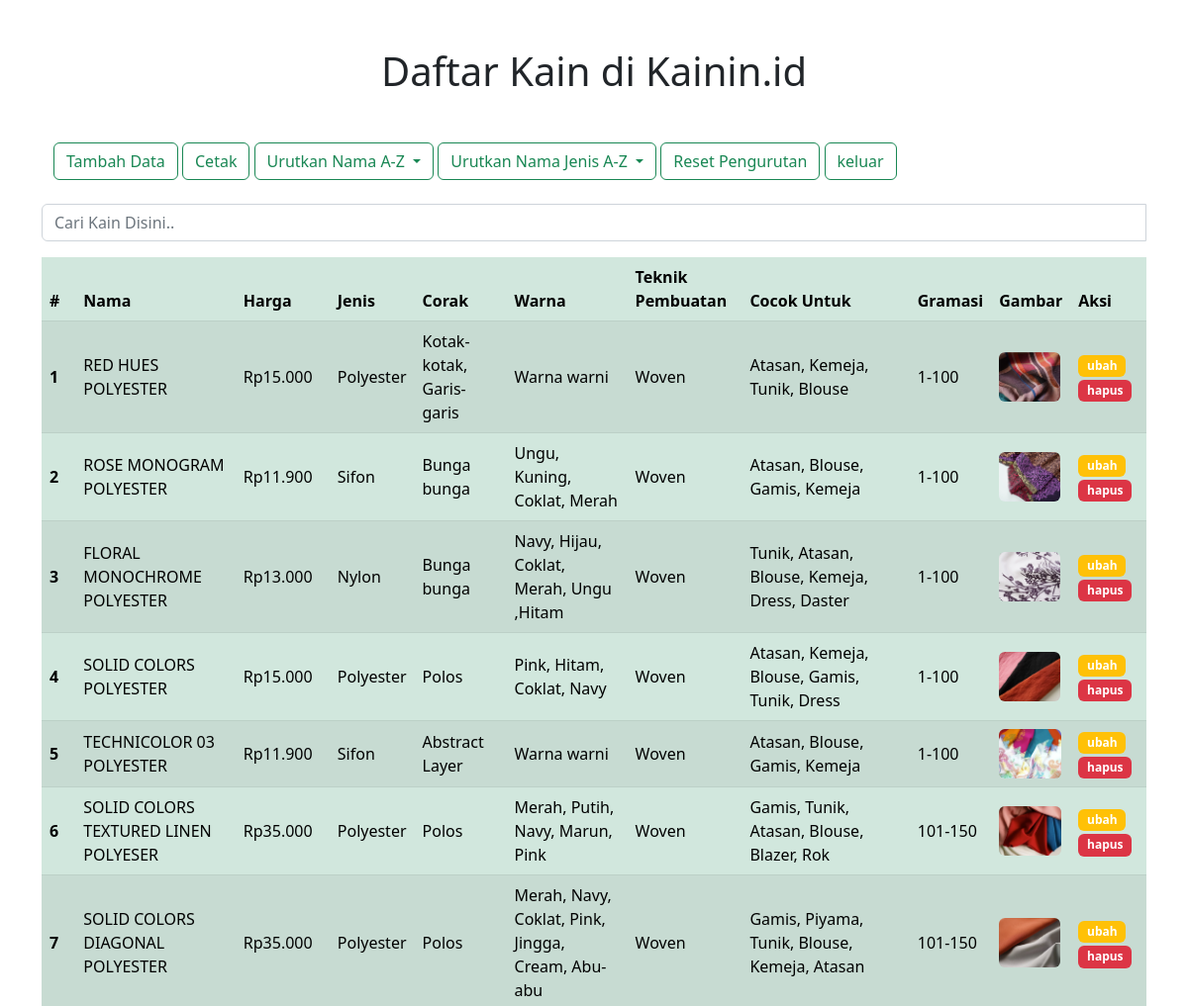
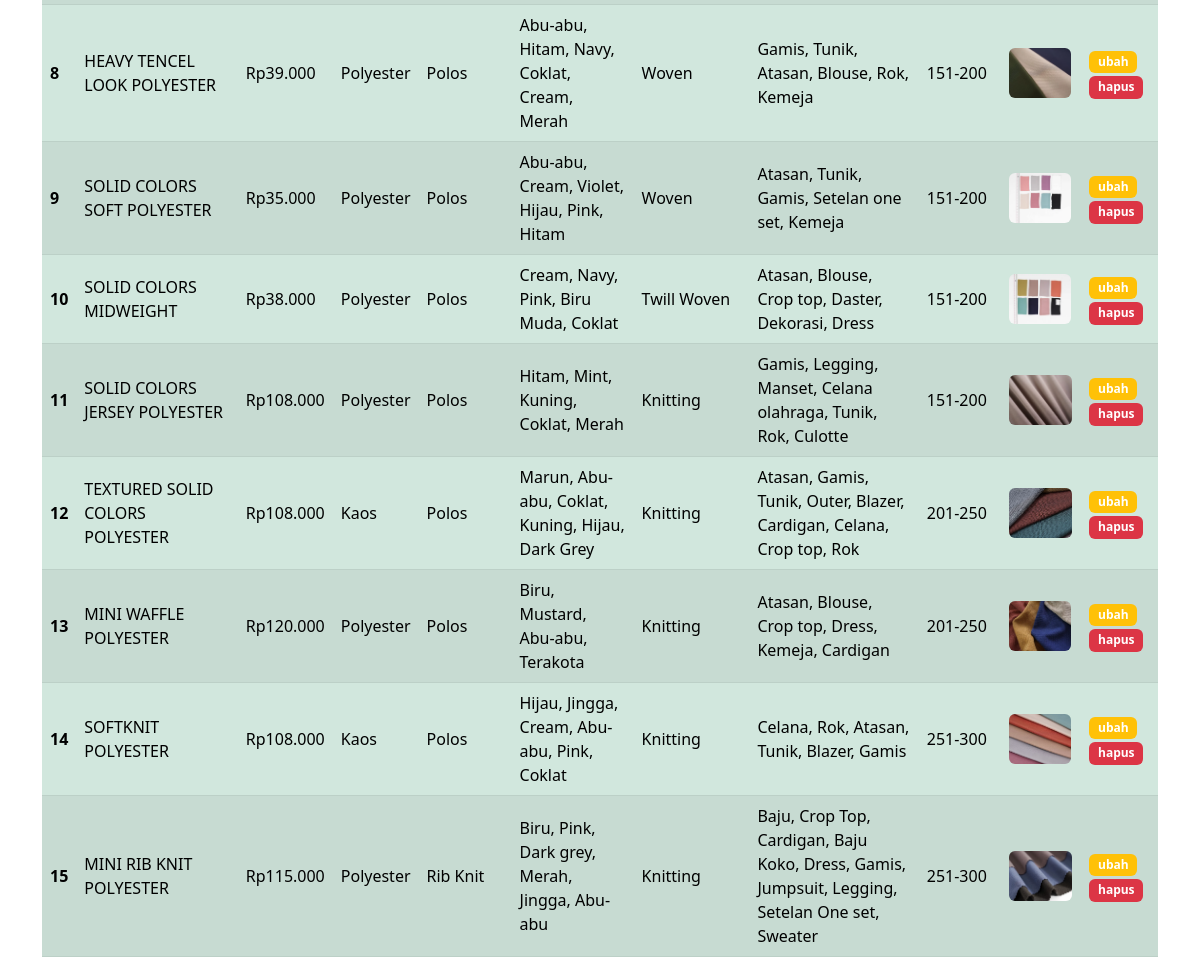
/admin/admin.php, run on the app's committed database (2 pictures, top to bottom).
### tables this page shows
CREATE TABLE `kain` (
  `id` int(11) NOT NULL,
  `nama` varchar(255) NOT NULL,
  `harga` char(25) NOT NULL,
  `jenis` varchar(255) NOT NULL,
  `corak` varchar(255) NOT NULL,
  `warna` varchar(255) NOT NULL,
  `teknik_pembuatan` varchar(255) NOT NULL,
  `cocok_untuk` varchar(255) NOT NULL,
  `gramasi` char(8) NOT NULL,
  `gambar` varchar(255) NOT NULL
);

### admin/functions.php (called while the page is built, shortened)
<?php
function koneksi() {
    $conn = mysqli_connect('localhost', 'root', 'root', 'tubes') or die('Koneksi ke DB GAGAL!');
    return $conn;
}
function query($query) {
    $conn = koneksi();
    $result = mysqli_query($conn, $query) or die(mysqli_error($conn));
    $rows = [];
    while($row = mysqli_fetch_assoc($result)) {
    $rows[] = $row;
  }
  return $rows;
}

### admin/admin.php (the view, shortened to what this page needs)
<?php
require 'functions.php';
$kain = query("SELECT * FROM kain");
?>
<!doctype html>
<html lang="en">
  <head>
    <link href="https://cdn.jsdelivr.net/npm/bootstrap@5.2.0-beta1/dist/css/bootstrap.min.css" rel="stylesheet">
  </head>
  <body>
  <div class="container mt-5">
  <div class="container mt-5">
      <h1 class="text-center mt-5 mb-5">Daftar Kain di Kainin.id</h1>
      <form action="" method="GET">
      <a href="tambah.php"  class="btn btn-outline-success tambah">Tambah Data</a>
      <a href="../print/cetak.php" target="_blank" class="btn btn-outline-success">Cetak</a>
      <div class="btn-group" role="group">
          <button id="btnGroupDrop1" type="button" class="btn btn-outline-success dropdown-toggle" data-bs-toggle="dropdown" aria-expanded="false">
            Urutkan Nama A-Z
          </button>
        </div>
      <div class="btn-group" role="group">
          <button id="btnGroupDrop1" type="button" class="btn btn-outline-success dropdown-toggle" data-bs-toggle="dropdown" aria-expanded="false">
            Urutkan Nama Jenis A-Z
          </button>
        </div>
        <a href="admin.php" class="btn btn-outline-success" type="submit">Reset Pengurutan</a>
        <a class="btn btn-outline-success logout" href="../logout.php">keluar</a>
      </div>
      <form action="" method="POST" class="mt-4 form-cari">
        <div class="input-group mb-3">
          <input type="text" class="form-control" name="keyword" placeholder="Cari Kain Disini.." autocomplete="off" id="keyword">
        </div>
      </form>
      <div id="container">
  <table class="table table-success table-striped">
  <thead>
    <tr>
      <th scope="col">#</th>
      <th scope="col">Nama</th>
      <th scope="col">Harga</th>
      <th scope="col">Jenis</th>
      <th scope="col">Corak</th>
      <th scope="col">Warna</th>
      <th scope="col">Teknik Pembuatan</th>
      <th scope="col">Cocok Untuk</th>
      <th scope="col">Gramasi</th>
      <th scope="col">Gambar</th>
      <th class="aksi" scope="col">Aksi</th>
    </tr>
  </thead>
  <tbody>
    <?php $i = 1;
    foreach( $kain as $k ) : ?>
      <tr>
        <th scope="row" class="align-middle"><?= $i++; ?></th>
            <td class="align-middle"><?= $k["nama"]?></td>
            <td class="align-middle"><?= $k["harga"]?></td>
            <td class="align-middle"><?= $k["jenis"]?></td>
            <td class="align-middle"><?= $k["corak"]?></td>
            <td class="align-middle"><?= $k["warna"]?></td>
            <td class="align-middle"><?= $k["teknik_pembuatan"]?></td>
            <td class="align-middle"><?= $k["cocok_untuk"]?></td>
            <td class="align-middle"><?= $k["gramasi"]?></td>
            <td class="align-middle">
                <img src="../img/<?= $k["gambar"]; ?>" height="50" class="rounded-2">
            </td>
            <td class="align-middle aksi">
                <a href="ubah.php?id=<?= $k["id"]; ?>" class="btn badge bg-warning">ubah</a>
                <a href="hapus.php?id=<?= $k["id"]; ?>" class="btn badge bg-danger" onclick="return confirm('yakin?');">hapus</a>
            </td>
          </tr>
     <?php endforeach; ?>
  </tbody>
</table>
</div>
</div>
  </body>
</html>

### data on the page
kain: nama "RED HUES POLYESTER", harga "Rp15.000", jenis "Polyester", corak "Kotak-kotak, Garis-garis", warna "Warna warni", teknik_pembuatan "Woven", cocok_untuk "Atasan, Kemeja, Tunik, Blouse", gramasi "1-100", gambar (picture)
kain: nama "ROSE MONOGRAM POLYESTER", harga "Rp11.900", jenis "Sifon", corak "Bunga bunga", warna "Ungu, Kuning, Coklat, Merah", teknik_pembuatan "Woven", cocok_untuk "Atasan, Blouse, Gamis, Kemeja", gramasi "1-100", gambar (picture)
kain: nama "FLORAL MONOCHROME POLYESTER", harga "Rp13.000", jenis "Nylon", corak "Bunga bunga", warna "Navy, Hijau, Coklat, Merah, Ungu ,Hitam", teknik_pembuatan "Woven", cocok_untuk "Tunik, Atasan, Blouse, Kemeja, Dress, Daster", gramasi "1-100", gambar (picture)
kain: nama "SOLID COLORS POLYESTER", harga "Rp15.000", jenis "Polyester", corak "Polos", warna "Pink, Hitam, Coklat, Navy", teknik_pembuatan "Woven", cocok_untuk "Atasan, Kemeja, Blouse, Gamis, Tunik, Dress", gramasi "1-100", gambar (picture)
kain: nama "TECHNICOLOR 03 POLYESTER", harga "Rp11.900", jenis "Sifon", corak "Abstract Layer", warna "Warna warni", teknik_pembuatan "Woven", cocok_untuk "Atasan, Blouse, Gamis, Kemeja", gramasi "1-100", gambar (picture)
kain: nama "SOLID COLORS TEXTURED LINEN POLYESER", harga "Rp35.000", jenis "Polyester", corak "Polos", warna "Merah, Putih, Navy, Marun, Pink", teknik_pembuatan "Woven", cocok_untuk "Gamis, Tunik, Atasan, Blouse, Blazer, Rok", gramasi "101-150", gambar (picture)
kain: nama "SOLID COLORS DIAGONAL POLYESTER", harga "Rp35.000", jenis "Polyester", corak "Polos", warna "Merah, Navy, Coklat, Pink, Jingga, Cream, Abu-abu", teknik_pembuatan "Woven", cocok_untuk "Gamis, Piyama, Tunik, Blouse, Kemeja, Atasan", gramasi "101-150", gambar (picture)
kain: nama "HEAVY TENCEL LOOK POLYESTER", harga "Rp39.000", jenis "Polyester", corak "Polos", warna "Abu-abu, Hitam, Navy, Coklat, Cream, Merah", teknik_pembuatan "Woven", cocok_untuk "Gamis, Tunik, Atasan, Blouse, Rok, Kemeja", gramasi "151-200", gambar (picture)
kain: nama "SOLID COLORS SOFT POLYESTER", harga "Rp35.000", jenis "Polyester", corak "Polos", warna "Abu-abu, Cream, Violet, Hijau, Pink, Hitam", teknik_pembuatan "Woven", cocok_untuk "Atasan, Tunik, Gamis, Setelan one set, Kemeja", gramasi "151-200", gambar (picture)
kain: nama "SOLID COLORS MIDWEIGHT", harga "Rp38.000", jenis "Polyester", corak "Polos", warna "Cream, Navy, Pink, Biru Muda, Coklat", teknik_pembuatan "Twill Woven", cocok_untuk "Atasan, Blouse, Crop top, Daster, Dekorasi, Dress", gramasi "151-200", gambar (picture)
kain: nama "SOLID COLORS JERSEY POLYESTER", harga "Rp108.000", jenis "Polyester", corak "Polos", warna "Hitam, Mint, Kuning, Coklat, Merah", teknik_pembuatan "Knitting", cocok_untuk "Gamis, Legging, Manset, Celana olahraga, Tunik, Rok, Culotte", gramasi "151-200", gambar (picture)
kain: nama "TEXTURED SOLID COLORS POLYESTER", harga "Rp108.000", jenis "Kaos", corak "Polos", warna "Marun, Abu-abu, Coklat, Kuning, Hijau, Dark Grey", teknik_pembuatan "Knitting", cocok_untuk "Atasan, Gamis, Tunik, Outer, Blazer, Cardigan, Celana, Crop top, Rok", gramasi "201-250", gambar (picture)
kain: nama "MINI WAFFLE POLYESTER", harga "Rp120.000", jenis "Polyester", corak "Polos", warna "Biru, Mustard, Abu-abu, Terakota", teknik_pembuatan "Knitting", cocok_untuk "Atasan, Blouse, Crop top, Dress, Kemeja, Cardigan", gramasi "201-250", gambar (picture)
kain: nama "SOFTKNIT POLYESTER", harga "Rp108.000", jenis "Kaos", corak "Polos", warna "Hijau, Jingga, Cream, Abu-abu, Pink, Coklat", teknik_pembuatan "Knitting", cocok_untuk "Celana, Rok, Atasan, Tunik, Blazer, Gamis", gramasi "251-300", gambar (picture)
kain: nama "MINI RIB KNIT POLYESTER", harga "Rp115.000", jenis "Polyester", corak "Rib Knit", warna "Biru, Pink, Dark grey, Merah, Jingga, Abu-abu", teknik_pembuatan "Knitting", cocok_untuk "Baju, Crop Top, Cardigan, Baju Koko, Dress, Gamis, Jumpsuit, Legging, Setelan One set, Sweater", gramasi "251-300", gambar (picture)
